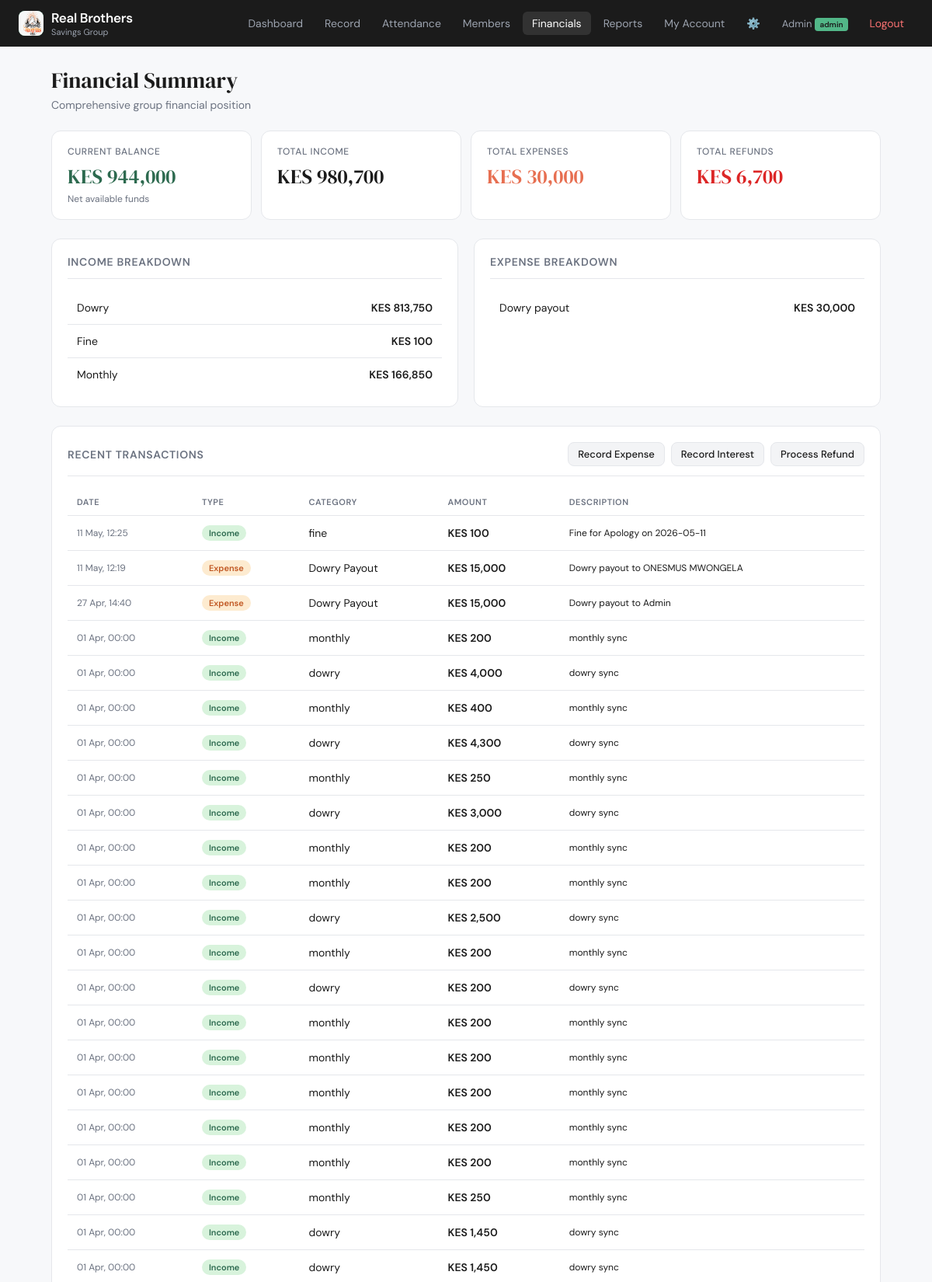
The page /admin/financials (signed in, upper part) on the database its author committed.
### models.py (models this page shows)
class Transaction(db.Model):
    __tablename__ = 'transactions'
    id = db.Column(db.Integer, primary_key=True)
    type = db.Column(db.String(20), nullable=False) # Income, Expense, Refund
    category = db.Column(db.String(50)) # monthly, dowry_payout, interest, etc.
    amount = db.Column(db.Float, nullable=False)
    description = db.Column(db.String(200))
    reference_id = db.Column(db.Integer) # ID of the specific record (Payment ID, Expense ID, etc.)
    timestamp = db.Column(db.DateTime, default=datetime.utcnow)

### app.py (the view)
@app.route('/admin/financials')
@admin_required
def financials():
    fins = get_financial_summary()
    transactions = Transaction.query.order_by(Transaction.timestamp.desc()).limit(100).all()
    return render_template('financials.html', fins=fins, transactions=transactions)

### rbac.py (called while the page is built)
def admin_required(f):
    @wraps(f)
    def decorated(*args, **kwargs):
        if 'user_id' not in session:
            flash('Please log in first.', 'error')
            return redirect(url_for('login'))
        user = Member.query.get(session['user_id'])
        if not user or user.role not in ['admin', 'super_admin']:
            flash('🔧 Admin access required.', 'error')
            return redirect(url_for('dashboard'))
        return f(*args, **kwargs)
    return decorated

### templates/financials.html (shortened to what this page needs)
{% extends "base.html" %}
{% block content %}
<h1 class="page-title">Financial Summary</h1>
<p class="page-sub">Comprehensive group financial position</p>
<div class="stat-grid">
  <div class="stat-card">
    <div class="stat-label">Current Balance</div>
    <div class="stat-value green">KES {{ "{:,.0f}".format(fins.current_balance) }}</div>
    <div class="stat-sub">Net available funds</div>
  </div>
  <div class="stat-card">
    <div class="stat-label">Total Income</div>
    <div class="stat-value">KES {{ "{:,.0f}".format(fins.total_income) }}</div>
  </div>
  <div class="stat-card">
    <div class="stat-label">Total Expenses</div>
    <div class="stat-value amber">KES {{ "{:,.0f}".format(fins.total_expenses) }}</div>
  </div>
  <div class="stat-card">
    <div class="stat-label">Total Refunds</div>
    <div class="stat-value red" style="color:#DC2626;">KES {{ "{:,.0f}".format(fins.total_refunds) }}</div>
  </div>
</div>
<div style="display:grid; grid-template-columns: 1fr 1fr; gap:20px; margin-bottom:24px;">
  <div class="card">
    <div class="card-header"><span class="card-title">Income Breakdown</span></div>
    <table>
      {% for cat, amt in fins.income_breakdown.items() %}
      <tr><td>{{ cat|capitalize }}</td><td style="text-align:right; font-weight:600;">KES {{ "{:,.0f}".format(amt) }}</td></tr>
      {% endfor %}
    </table>
  </div>
  <div class="card">
    <div class="card-header"><span class="card-title">Expense Breakdown</span></div>
    <table>
      {% for cat, amt in fins.expense_breakdown.items() %}
      <tr><td>{{ cat|capitalize }}</td><td style="text-align:right; font-weight:600;">KES {{ "{:,.0f}".format(amt) }}</td></tr>
      {% endfor %}
    </table>
  </div>
</div>
<div class="card">
  <div class="card-header">
    <span class="card-title">Recent Transactions</span>
    <div style="display:flex; gap:8px;">
      <a href="{{ url_for('record_expense') }}" class="btn btn-secondary btn-sm">Record Expense</a>
      <a href="{{ url_for('record_interest') }}" class="btn btn-secondary btn-sm">Record Interest</a>
      <a href="{{ url_for('process_refund') }}" class="btn btn-secondary btn-sm">Process Refund</a>
    </div>
  </div>
  <div class="table-wrap">
    <table>
      <thead><tr><th>Date</th><th>Type</th><th>Category</th><th>Amount</th><th>Description</th></tr></thead>
      <tbody>
      {% for t in transactions %}
      <tr>
        <td style="font-size:12px; color:#6B7280;">{{ t.timestamp.strftime('%d %b, %H:%M') }}</td>
        <td><span class="badge {{ 'badge-green' if t.type=='Income' else 'badge-amber' if t.type=='Expense' else 'badge-red' }}">{{ t.type }}</span></td>
        <td>{{ t.category }}</td>
        <td style="font-weight:600;">KES {{ "{:,.0f}".format(t.amount) }}</td>
        <td style="font-size:12px;">{{ t.description }}</td>
      </tr>
      {% endfor %}
      </tbody>
    </table>
  </div>
</div>
{% endblock %}

### templates/base.html (style rules this page uses)
:root { --green: #2D6A4F; --green-light: #52B788; --green-pale: #D8F3DC; --amber: #E76F51; --amber-pale: #FDEBD0; --gold: #F4A261; --dark: #1B1B1B; --gray: #6B7280; --gray-light: #F3F4F6; --border: #E5E7EB; --white: #FFFFFF; --radius: 12px; --radius-sm: 8px; }
* { box-sizing: border-box; margin: 0; padding: 0; }
body { font-family: 'DM Sans', sans-serif; background: #F7F8FA; color: var(--dark); min-height: 100vh; }
h1, h2, h3 { font-family: 'DM Serif Display', serif; font-weight: 400; }
a { color: var(--green); text-decoration: none; }
.page-title { font-size: 28px; color: var(--dark); margin-bottom: 4px; }
.page-sub { color: var(--gray); font-size: 14px; margin-bottom: 24px; }
.card { background: var(--white); border-radius: var(--radius); border: 1px solid var(--border); padding: 20px; }
.card-header { display: flex; align-items: center; justify-content: space-between; margin-bottom: 16px; padding-bottom: 12px; border-bottom: 1px solid var(--border); }
.card-title { font-family: 'DM Sans', sans-serif; font-size: 14px; font-weight: 600; color: var(--gray); text-transform: uppercase; letter-spacing: 0.05em; }
.stat-grid { display: grid; grid-template-columns: repeat(auto-fit, minmax(180px, 1fr)); gap: 12px; margin-bottom: 24px; }
.stat-card { background: var(--white); border-radius: var(--radius); border: 1px solid var(--border); padding: 18px 20px; }
.stat-label { font-size: 12px; font-weight: 500; color: var(--gray); text-transform: uppercase; letter-spacing: 0.05em; margin-bottom: 6px; }
.stat-value { font-size: 26px; font-family: 'DM Serif Display', serif; color: var(--dark); }
.stat-value.green { color: var(--green); }
.stat-value.amber { color: var(--amber); }
.stat-sub { font-size: 12px; color: var(--gray); margin-top: 3px; }
.table-wrap { overflow-x: auto; }
table { width: 100%; border-collapse: collapse; font-size: 14px; }
th { font-size: 11px; font-weight: 600; color: var(--gray); text-transform: uppercase; letter-spacing: 0.05em; padding: 10px 12px; text-align: left; border-bottom: 1px solid var(--border); }
td { padding: 12px 12px; border-bottom: 1px solid var(--border); color: var(--dark); vertical-align: middle; }
tr:last-child td { border-bottom: none; }
.badge { display: inline-flex; align-items: center; gap: 4px; font-size: 11px; font-weight: 600; padding: 3px 9px; border-radius: 20px; white-space: nowrap; }
.badge-green { background: var(--green-pale); color: var(--green); }
.badge-amber { background: var(--amber-pale); color: #C05621; }
.btn { display: inline-flex; align-items: center; gap: 6px; padding: 9px 18px; border-radius: var(--radius-sm); font-size: 14px; font-weight: 500; cursor: pointer; transition: all 0.15s; border: none; font-family: 'DM Sans', sans-serif; }
.btn-secondary { background: var(--gray-light); color: var(--dark); border: 1px solid var(--border); }
.btn-sm { padding: 6px 12px; font-size: 13px; }

### rows shown on the page
Transaction: timestamp "11 May, 12:25", type "Income", category "fine", amount "100", description "Fine for Apology on 2026-05-11"
Transaction: timestamp "11 May, 12:19", type "Expense", category "Dowry Payout", amount "15,000", description "Dowry payout to ONESMUS MWONGELA"
Transaction: timestamp "27 Apr, 14:40", type "Expense", category "Dowry Payout", amount "15,000", description "Dowry payout to Admin"
Transaction: timestamp "01 Apr, 00:00", type "Income", category "monthly", amount "200", description "monthly sync"
Transaction: timestamp "01 Apr, 00:00", type "Income", category "dowry", amount "4,000", description "dowry sync"
Transaction: timestamp "01 Apr, 00:00", type "Income", category "monthly", amount "400", description "monthly sync"
Transaction: timestamp "01 Apr, 00:00", type "Income", category "dowry", amount "4,300", description "dowry sync"
Transaction: timestamp "01 Apr, 00:00", type "Income", category "monthly", amount "250", description "monthly sync"
Transaction: timestamp "01 Apr, 00:00", type "Income", category "dowry", amount "3,000", description "dowry sync"
Transaction: timestamp "01 Apr, 00:00", type "Income", category "monthly", amount "200", description "monthly sync"
Transaction: timestamp "01 Apr, 00:00", type "Income", category "monthly", amount "200", description "monthly sync"
Transaction: timestamp "01 Apr, 00:00", type "Income", category "dowry", amount "2,500", description "dowry sync"
Transaction: timestamp "01 Apr, 00:00", type "Income", category "monthly", amount "200", description "monthly sync"
Transaction: timestamp "01 Apr, 00:00", type "Income", category "dowry", amount "200", description "dowry sync"
Transaction: timestamp "01 Apr, 00:00", type "Income", category "monthly", amount "200", description "monthly sync"
Transaction: timestamp "01 Apr, 00:00", type "Income", category "monthly", amount "200", description "monthly sync"
Transaction: timestamp "01 Apr, 00:00", type "Income", category "monthly", amount "200", description "monthly sync"
Transaction: timestamp "01 Apr, 00:00", type "Income", category "monthly", amount "200", description "monthly sync"
Transaction: timestamp "01 Apr, 00:00", type "Income", category "monthly", amount "200", description "monthly sync"
Transaction: timestamp "01 Apr, 00:00", type "Income", category "monthly", amount "250", description "monthly sync"
Transaction: timestamp "01 Apr, 00:00", type "Income", category "dowry", amount "1,450", description "dowry sync"
Transaction: timestamp "01 Apr, 00:00", type "Income", category "dowry", amount "1,450", description "dowry sync"

### other values the page prints
{{ session.name }} "Admin"
{{ session.role }} "admin"
{{ "{:,.0f}".format(fins.current_balance) }} "944,000"
{{ "{:,.0f}".format(fins.total_income) }} "980,700"
{{ "{:,.0f}".format(fins.total_expenses) }} "30,000"
{{ "{:,.0f}".format(fins.total_refunds) }} "6,700"
{{ cat|capitalize }} "Dowry" "Fine" "Monthly"
{{ "{:,.0f}".format(amt) }} "813,750" "100" "166,850"
{{ cat|capitalize }} "Dowry payout"
{{ "{:,.0f}".format(amt) }} "30,000"
